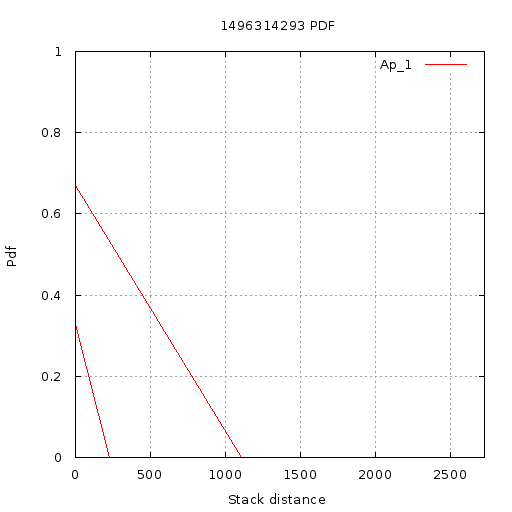

Write gnuplot code to recreate this figure.
set terminal  png size 512,512 font 'Verdana, 10'
set title "1496314293 PDF"
set output '//home//cat//Documents//CACHE//Results//PlotData//Static partial//1496314293//PDF//10//pdf.png'
set ylabel "Pdf"
set yrange [0:1]
set xlabel "Stack distance"
set xrange [1.000000:2725.000000]
set grid xtics ytics
plot '//home//cat//Documents//CACHE//Results//PlotData//Static partial//1496314293//PDF//10//App_1.txt' using 1:2 with lines title 'Ap_1'
set terminal  png size 512,512 font 'Verdana, 10'
set title "1496314293 PDF"
set output '//home//cat//Documents//CACHE//Results//PlotData//Static partial//1496314293//PDF//10//pdf.png'
set ylabel "Pdf"
set yrange [0:1]
set xlabel "Stack distance"
set xrange [1.000000:2725.000000]
set grid xtics ytics
plot '//home//cat//Documents//CACHE//Results//PlotData//Static partial//1496314293//PDF//10//App_1.txt' using 1:2 with lines title 'Ap_1'
set terminal  png size 512,512 font 'Verdana, 10'
set title "1496314293 PDF"
set output '//home//cat//Documents//CACHE//Results//PlotData//Static partial//1496314293//PDF//10//pdf.png'
set ylabel "Pdf"
set yrange [0:1]
set xlabel "Stack distance"
set xrange [1.000000:2725.000000]
set grid xtics ytics
plot '//home//cat//Documents//CACHE//Results//PlotData//Static partial//1496314293//PDF//10//App_1.txt' using 1:2 with lines title 'Ap_1'
set terminal  png size 512,512 font 'Verdana, 10'
set title "1496314293 PDF"
set output '//home//cat//Documents//CACHE//Results//PlotData//Static partial//1496314293//PDF//10//pdf.png'
set ylabel "Pdf"
set yrange [0:1]
set xlabel "Stack distance"
set xrange [1.000000:2725.000000]
set grid xtics ytics
plot '//home//cat//Documents//CACHE//Results//PlotData//Static partial//1496314293//PDF//10//App_1.txt' using 1:2 with lines title 'Ap_1'
